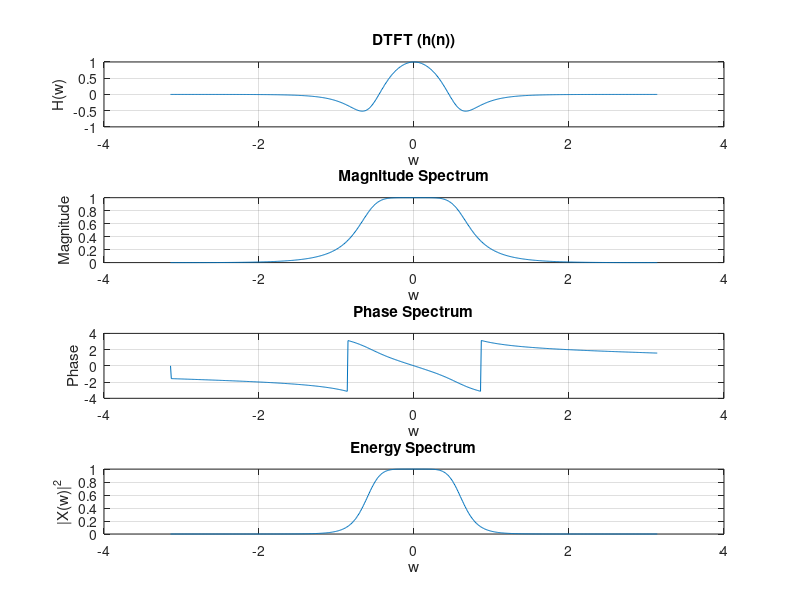

This chart was generated by the following MATLAB code:
clc
clear all
close all
w = -pi:0.01:pi;
h = (0.0181+((0.0543).*exp((-1j*w)))+((0.0543).*exp((-2j*w)))+((0.0181).*exp((-3j*w))))./(1-((1.76).*exp((-1j*w)))+((1.1829).*exp((-2j*w)))-((0.2781).*exp((-3j*w))));
a = abs(h);
b = angle(h);
subplot(4,1,1)
plot(w,h)
xlabel('w')
ylabel('H(w)');
title('DTFT (h(n))')
grid on

subplot(4,1,2)
plot(w,a)
xlabel('w')
ylabel('Magnitude');
title('Magnitude Spectrum')
grid on

subplot(4,1,3)
plot(w,b)
xlabel('w')
ylabel('Phase');
title('Phase Spectrum')
grid on

subplot(4,1,4)
plot(w,a.*a)
xlabel('w')
ylabel('|X(w)|^2');
title('Energy Spectrum')
grid on